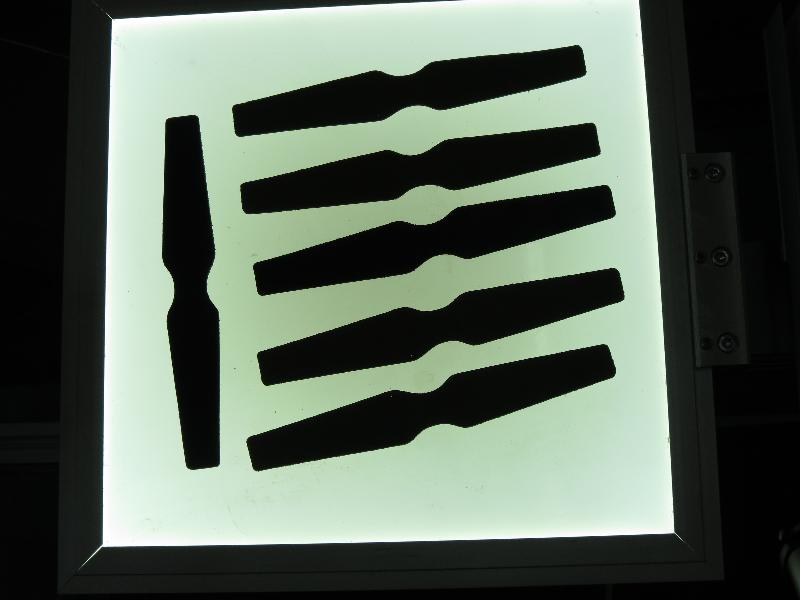
#> input picture Data/pca_test1.jpg, 800 x 600 px
$ python introduction_to_pca.py
#> lines starting #> are read from the running program, lines starting #| are printed output that depends on the picture; after the words box and inside, x2 and y2 are one past the last pixel; in counts of white or black regions, pixels touching at a corner belong together
import cv2 as cv
import numpy as np
import argparse
from math import atan2, cos, sin, sqrt, pi
title_window = 'Introduction_to_PCA.py'

def drawAxis(img, p_, q_, colour, scale):
    p = list(p_)
    q = list(q_)
    ## [visualization1]
    angle = atan2(p[1] - q[1], p[0] - q[0]) # angle in radians
    hypotenuse = sqrt((p[1] - q[1]) * (p[1] - q[1]) + (p[0] - q[0]) * (p[0] - q[0]))

    # Here we lengthen the arrow by a factor of scale
    q[0] = p[0] - scale * hypotenuse * cos(angle)
    q[1] = p[1] - scale * hypotenuse * sin(angle)
    cv.line(img, (int(p[0]), int(p[1])), (int(q[0]), int(q[1])), colour, 1, cv.LINE_AA)

    # create the arrow hooks
    p[0] = q[0] + 9 * cos(angle + pi / 4)
    p[1] = q[1] + 9 * sin(angle + pi / 4)
    cv.line(img, (int(p[0]), int(p[1])), (int(q[0]), int(q[1])), colour, 1, cv.LINE_AA)

    p[0] = q[0] + 9 * cos(angle - pi / 4)
    p[1] = q[1] + 9 * sin(angle - pi / 4)
    cv.line(img, (int(p[0]), int(p[1])), (int(q[0]), int(q[1])), colour, 1, cv.LINE_AA)
    ## [visualization1]

def getOrientation(pts, img):
    ## [pca]
    # Construct a buffer used by the pca analysis
    sz = len(pts)
    data_pts = np.empty((sz, 2), dtype=np.float64)
    for i in range(data_pts.shape[0]):
        data_pts[i,0] = pts[i,0,0]
        data_pts[i,1] = pts[i,0,1]

    # Perform PCA analysis
    mean = np.empty((0))
    mean, eigenvectors, eigenvalues = cv.PCACompute2(data_pts, mean)

    # Store the center of the object
    cntr = (int(mean[0,0]), int(mean[0,1]))
    ## [pca]

    ## [visualization]
    # Draw the principal components
    cv.circle(img, cntr, 3, (255, 0, 255), 2)
    p1 = (cntr[0] + 0.02 * eigenvectors[0,0] * eigenvalues[0,0], cntr[1] + 0.02 * eigenvectors[0,1] * eigenvalues[0,0])
    p2 = (cntr[0] - 0.02 * eigenvectors[1,0] * eigenvalues[1,0], cntr[1] - 0.02 * eigenvectors[1,1] * eigenvalues[1,0])
    drawAxis(img, cntr, p1, (0, 255, 0), 1)
    drawAxis(img, cntr, p2, (255, 255, 0), 5)

    angle = atan2(eigenvectors[0,1], eigenvectors[0,0]) # orientation in radians
    ## [visualization]

    return angle

## [pre-process]
# Load image
parser = argparse.ArgumentParser(description='Code for Introduction to Principal Component Analysis (PCA) tutorial.\
                                              This program demonstrates how to use OpenCV PCA to extract the orientation of an object.')
parser.add_argument('--input', help='Path to input image.', default='../../Data/pca_test1.jpg')
args = parser.parse_args()

src = cv.imread(cv.samples.findFile(args.input))
#> src is the input picture: shape (600, 800, 3); mean B, G, R 89.1, 100.8, 89.3
# Check if image is loaded successfully
if src is None:
    print('Could not open or find the image: ', args.input)
    exit(0)

cv.imshow('src', src)

# Convert image to grayscale
gray = cv.cvtColor(src, cv.COLOR_BGR2GRAY)
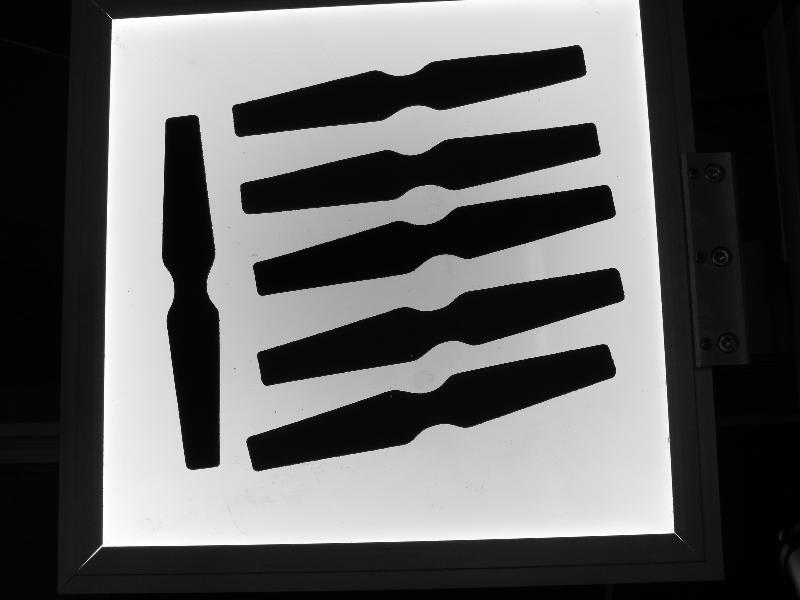
#> gray: shape (600, 800); min 0, max 255, mean 96

# Convert image to binary
_, bw = cv.threshold(gray, 50, 255, cv.THRESH_BINARY | cv.THRESH_OTSU)
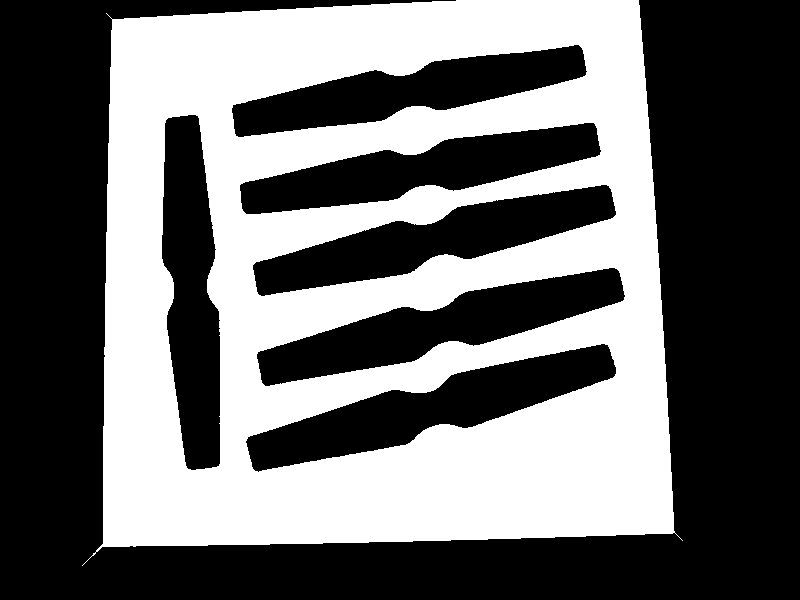
#> bw: shape (600, 800); 42.1% white; 1 white region
## [pre-process]

## [contours]
# Find all the contours in the thresholded image
contours, _ = cv.findContours(bw, cv.RETR_LIST, cv.CHAIN_APPROX_NONE)
#> contours = 7 contours; box (x1, y1, x2, y2) and area: (82, 0, 683, 566) 294775, (245, 343, 617, 473) 17192, (256, 267, 626, 387) 16830, (252, 184, 617, 297) 16150, (161, 114, 221, 471) 15571, (239, 122, 602, 215) 15368, (231, 44, 588, 138) 14842

for i, c in enumerate(contours):
    # Calculate the area of each contour
    area = cv.contourArea(c);
    # Ignore contours that are too small or too large
    if area < 1e2 or 1e5 < area:
        continue

    # Draw each contour only for visualisation purposes
    cv.drawContours(src, contours, i, (0, 0, 255), 2);
    # Find the orientation of each shape
    getOrientation(c, src)
#> this loop made 7 passes
#> (area, sz in getOrientation, mean in getOrientation, eigenvectors in getOrientation, eigenvalues in getOrientation, p1 in getOrientation) on passes 1 to 5: (17192, 786, [[430.3, 407.7]], [[0.966, -0.257], [0.257, 0.966]], [13507.4, 499.9], (691.1, 337.6)), (16830, 784, [[439.8, 326]], [[0.972, -0.233], [0.233, 0.972]], [13275.5, 486.8], (697.2, 264.2)), (16150.5, 773, [[433.5, 239.8]], [[0.975, -0.221], [0.221, 0.975]], [12837.3, 463.2], (683.4, 182.4)), (15367.5, 769, [[420.2, 169.1]], [[0.986, -0.168], [0.168, 0.986]], [12497, 430.1], (666.4, 127.1)), (15571, 762, [[191.4, 292]], [[0.0609, 0.998], [0.998, -0.0609]], [11958.1, 463.4], (205.6, 529.7))
#> area on pass 7: 294775
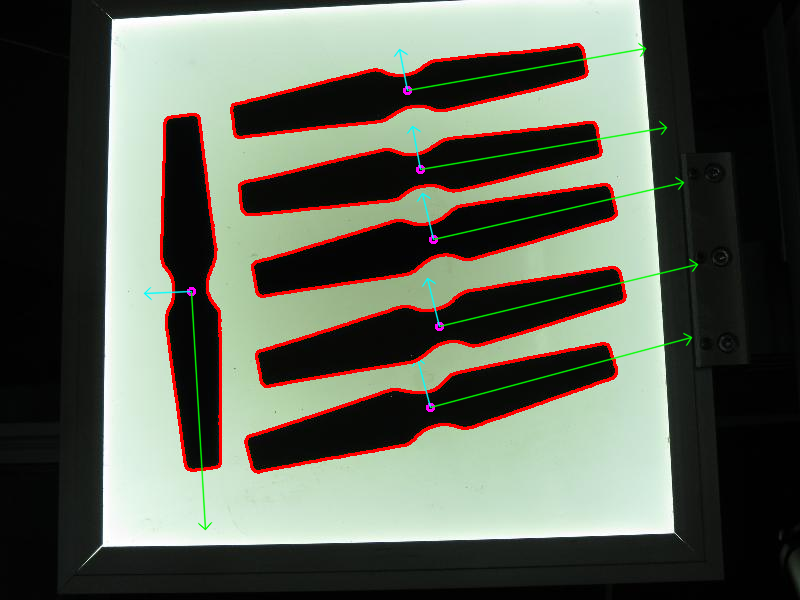
#> src: shape (600, 800, 3); 4.57% of pixels changed, all inside (x1, y1, x2, y2) = (143, 42, 699, 531)
## [contours]

cv.imshow('output', src)
cv.waitKey()

$ run again, with Data/GeneticDrawingExample.jpg copied over Data/pca_test1.jpg
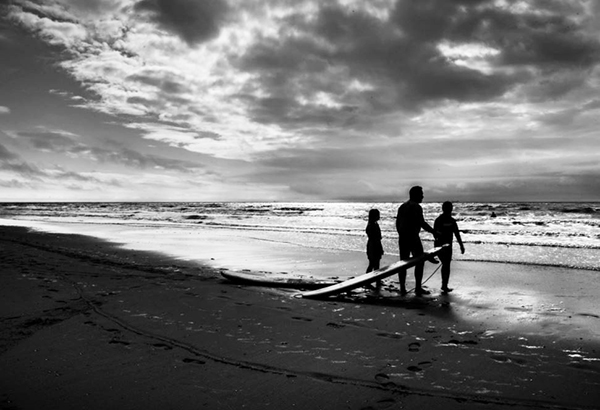
#> input picture Data/GeneticDrawingExample.jpg, 600 x 410 px
#> src is the input picture: shape (410, 600, 3); min 0, max 255, mean 116.6
#> `_, bw = cv.threshold(gray, 50, 255, cv.THRESH_BINARY | cv.THRESH_OTSU)`:
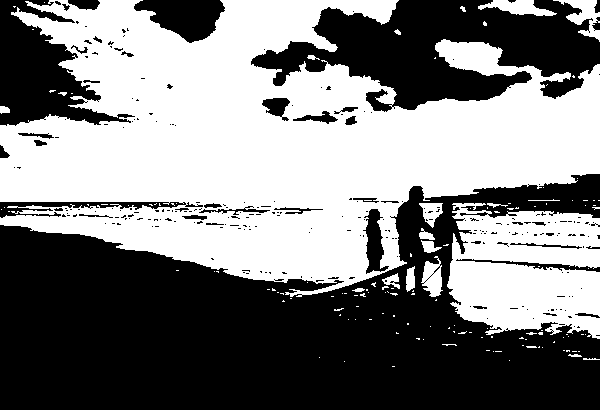
#> bw: shape (410, 600); 49.9% white; 136 white regions (115 under 20 px)
#> contours = 437 contours, 379 with area under 20; largest, box (x1, y1, x2, y2) and area: (0, 0, 600, 297) 104752, (447, 203, 600, 339) 15759, (362, 208, 390, 275) 958, (553, 0, 600, 42) 636, (478, 0, 557, 16) 600
#> the loop `for i, c in enumerate(contours):` made 437 passes
#> area on pass 58: 36
#> after the loop `for i, c in enumerate(contours):`:
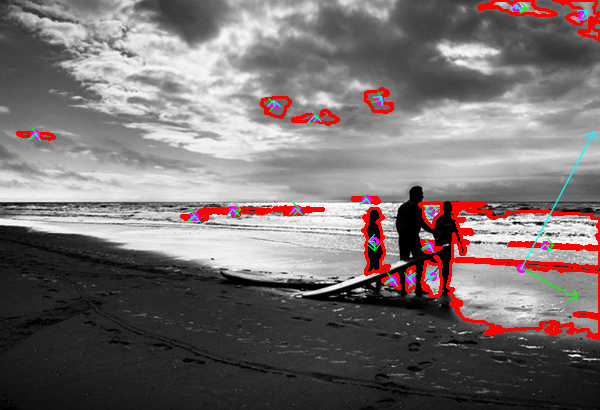
#> src: shape (410, 600, 3); 4.76% of pixels changed, all inside (x1, y1, x2, y2) = (16, 0, 600, 340)
